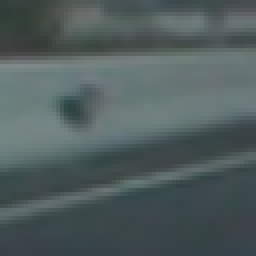
#> input picture Phase_2/data/non-vehicles/image1029.png, 64 x 64 px (shown 4 times larger)
$ python main.py Phase_2/data/non-vehicles/image1025.png Phase_2/data/non-vehicles/image1029.png Phase_2/data/non-vehicles/image1029.png   (older library calls are emulated)
#> lines starting #> are read from the running program, lines starting #| are printed output that depends on the picture; after the words box and inside, x2 and y2 are one past the last pixel; in counts of white or black regions, pixels touching at a corner belong together
#> in process_image, img is the input picture: shape (64, 64, 3) float32; mean R, G, B 0.315, 0.365, 0.367
### PerspectiveTransformation.py
import cv2
import numpy as np

class PerspectiveTransformation:
    """ This a class for transforming image between front view and top view

    Attributes:
        src (np.array): Coordinates of 4 source points
        dst (np.array): Coordinates of 4 destination points
        M (np.array): Matrix to transform image from front view to top view
        M_inv (np.array): Matrix to transform image from top view to front view
    """
    def __init__(self):
        """Init PerspectiveTransformation."""
        self.src = np.float32([(550, 460),     # top-left
                               (150, 720),     # bottom-left
                               (1200, 720),    # bottom-right
                               (770, 460)])    # top-right
        self.dst = np.float32([(100, 0),
                               (100, 720),
                               (1100, 720),
                               (1100, 0)])
        self.M = cv2.getPerspectiveTransform(self.src, self.dst)
        self.M_inv = cv2.getPerspectiveTransform(self.dst, self.src)

    def forward(self, img, img_size=(1280, 720), flags=cv2.INTER_LINEAR):
        """ Take a front view image and transform to top view

        Parameters:
            img (np.array): A front view image
            img_size (tuple): Size of the image (width, height)
            flags : flag to use in cv2.warpPerspective()

        Returns:
            Image (np.array): Top view image
        """
#> called with img_size = (1280, 720), flags = 1
        return cv2.warpPerspective(img, self.M, img_size, flags=flags)
#> returned value: shape (720, 1280, 3) float32; every value is 0
#> in forward, `h_channel = hls[:,:,0]`: h_channel: shape (720, 1280) float32; every value is 0

    # [12 lines left out: function backward, not called in this run]

### Thresholding.py
import cv2
import numpy as np
import matplotlib.pyplot as plt

def threshold_rel(img, lo, hi):
#> called with lo = 0.8, hi = 1
    vmin = np.min(img)
#> vmin = 0
    vmax = np.max(img)
#> vmax = 0

    vlo = vmin + (vmax - vmin) * lo
#> vlo = 0
    vhi = vmin + (vmax - vmin) * hi
#> vhi = 0
    return np.uint8((img >= vlo) & (img <= vhi)) * 255
#> returned value: shape (720, 1280); every value is 255

def threshold_abs(img, lo, hi):
    return np.uint8((img >= lo) & (img <= hi)) * 255

class Thresholding:
    """ This class is for extracting relevant pixels in an image.
    """
    def __init__(self):
        """ Init Thresholding."""
        pass

    def forward(self, img):
        """ Take an image and extract all relavant pixels.

        Parameters:
            img (np.array): Input image

        Returns:
            binary (np.array): A binary image represent all positions of relavant pixels.
        """
        hls = cv2.cvtColor(img, cv2.COLOR_RGB2HLS)
        hsv = cv2.cvtColor(img, cv2.COLOR_RGB2HSV)
        h_channel = hls[:,:,0]
        l_channel = hls[:,:,1]
        s_channel = hls[:,:,2]
        v_channel = hsv[:,:,2]

        right_lane = threshold_rel(l_channel, 0.8, 1.0)
        # darkened the right lane -- > b2a wade7 aktar
        right_lane[:,:750] = 0
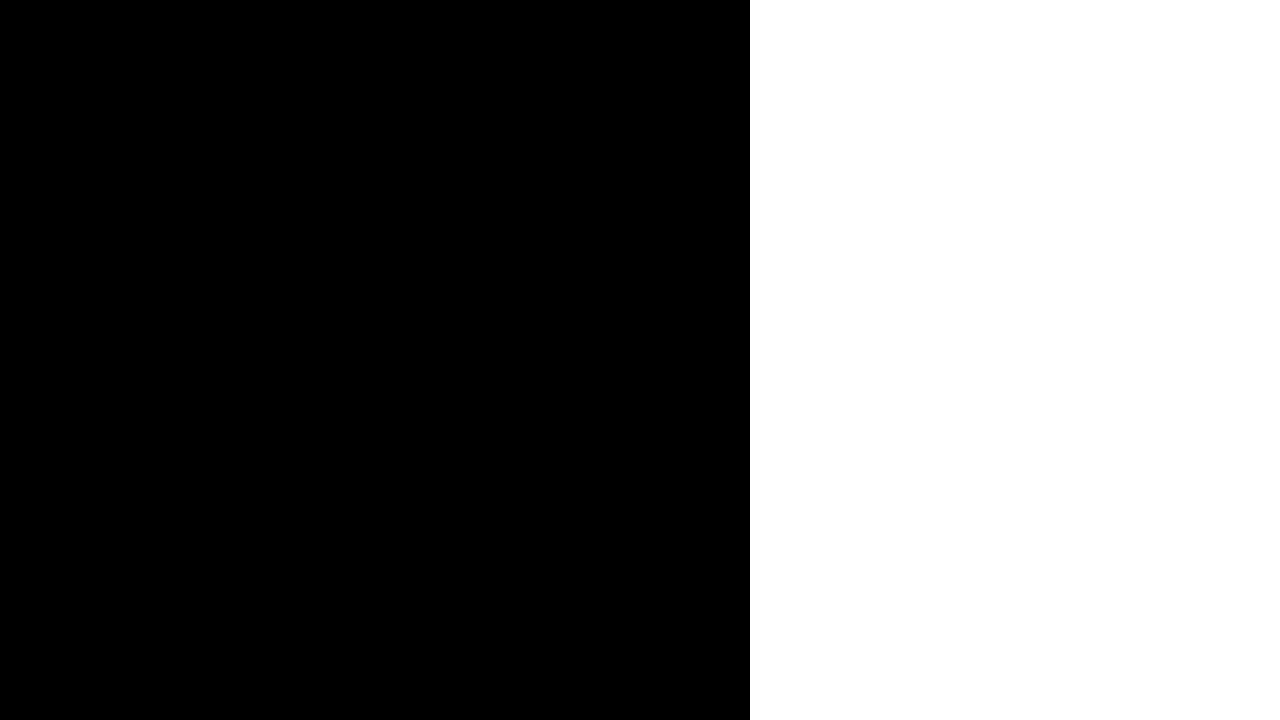
#> right_lane: shape (720, 1280); 41.4% white; 1 white region, box (x1, y1, x2, y2) and area: (750, 0, 1280, 720) 381600

        left_lane = threshold_abs(h_channel, 20, 30)
#> in threshold_abs, `return np.uint8((img >= lo) & (img <= hi)) * 255`: returned value: shape (720, 1280); every value is 0
        left_lane &= threshold_rel(v_channel, 0.7, 1.0)
        # Remove Noise on the right
        left_lane[:,550:] = 0
        img2 = left_lane | right_lane
        return img2

### LaneLines.py
from ctypes.wintypes import RGB
import cv2
import numpy as np
import matplotlib.image as mpimg
import matplotlib.pyplot as plt

def hist(img):
    bottom_half = img[img.shape[0]//2:,:]
    return np.sum(bottom_half, axis=0)

class LaneLines:
    """ Class containing information about detected lane lines.

    Attributes:
        left_fit (np.array): Coefficients of a polynomial that fit left lane line
        right_fit (np.array): Coefficients of a polynomial that fit right lane line
        parameters (dict): Dictionary containing all parameters needed for the pipeline
        debug (boolean): Flag for debug/normal mode
    """
    def __init__(self):
        """Init Lanelines.

        Parameters:
            left_fit (np.array): Coefficients of polynomial that fit left lane
            right_fit (np.array): Coefficients of polynomial that fit right lane
            binary (np.array): binary image
        """
        self.left_fit = None
        self.right_fit = None
        self.binary = None
        self.nonzero = None
        self.nonzerox = None
        self.nonzeroy = None

        # HYPERPARAMETERS
        # Number of sliding windows
        self.nwindows = 9
        # Width of the the windows +/- margin
        self.margin = 100
        # Mininum number of pixels found to recenter window
        self.minpix = 50

    def forward(self, img):
        """Take a image and detect lane lines.

        Parameters:
            img (np.array): An binary image containing relevant pixels

        Returns:
            Image (np.array): An RGB image containing lane lines pixels and other details
        """
        self.extract_features(img)
        return self.blind_search(img)

    # [18 lines left out: function pixels_in_window, not called in this run]

    def extract_features(self, img):
        """ Extract features from a binary image

        Parameters:
            img (np.array): A binary image
        """
        self.img = img
        # Height of of windows - based on nwindows and image shape
        self.window_height = np.int(img.shape[0]//self.nwindows)
#> self.window_height = 80

        # Identify the x and y positions of all nonzero pixel in the image
        self.nonzero = img.nonzero()
#> self.nonzero = 381600 positions, rows 0 to 719, columns 750 to 1279
        self.nonzerox = np.array(self.nonzero[1])
        self.nonzeroy = np.array(self.nonzero[0])

    def blind_search(self, b_img):
        """
        blind search - first frame, lost lane lines
        using histogram & sliding window
        """
        # Take a histogram of the bottom half of the image
        histogram = np.sum(b_img[int(b_img.shape[0] / 2):, :], axis=0)
#> histogram = 1280 values from 0 to 91800

        # Create output images to draw on and  visualize the result
        output = np.dstack((b_img, b_img, b_img))        # will carry green_rectangles image
        output2 = np.dstack((b_img, b_img, b_img)) * 255 # will carry lane-line highlighted image

        # Find the peak of the left and right halves of the histogram
        # These will be the starting point for the left and right lines
        midpoint = np.int(histogram.shape[0] / 2)
#> midpoint = 640
        start_leftX = np.argmax(histogram[:midpoint])
#> start_leftX = 0
        start_rightX = np.argmax(histogram[midpoint:]) + midpoint
#> start_rightX = 750

        # Current positions to be updated for each window
        current_leftX = start_leftX
#> current_leftX = 0
        current_rightX = start_rightX
#> current_rightX = 750

        # Create empty lists to receive left and right lane pixel indices
        win_left_lane = []
        win_right_lane = []

        window_margin = self.margin

        # Step through the windows one by one
        for window in range(self.nwindows):
            # Identify window boundaries in x and y (and right and left)
            win_y_low = b_img.shape[0] - (window + 1) * self.window_height
            win_y_high = b_img.shape[0] - window * self.window_height
            win_leftx_min = current_leftX - window_margin
            win_leftx_max = current_leftX + window_margin
            win_rightx_min = current_rightX - window_margin
            win_rightx_max = current_rightX + window_margin

            # Draw the windows on the visualized image
            cv2.rectangle(output, (win_leftx_min, win_y_low), (win_leftx_max, win_y_high), (0, 255, 0), 2)
            cv2.rectangle(output, (win_rightx_min, win_y_low), (win_rightx_max, win_y_high), (0, 255, 0), 2)

            # Identify the nonzero pixels in x and y within the window
            left_window_inds = ((self.nonzeroy >= win_y_low) & (self.nonzeroy <= win_y_high) & (self.nonzerox >= win_leftx_min) & (
                self.nonzerox <= win_leftx_max)).nonzero()[0]
            right_window_inds = ((self.nonzeroy >= win_y_low) & (self.nonzeroy <= win_y_high) & (self.nonzerox >= win_rightx_min) & (
                self.nonzerox <= win_rightx_max)).nonzero()[0]
            # Append these indices to the lists
            win_left_lane.append(left_window_inds)
            win_right_lane.append(right_window_inds)

            # If you found > minpix pixels, recenter next window on their mean position
            if len(left_window_inds) > self.minpix:
                current_leftX = np.int(np.mean(self.nonzerox[left_window_inds]))
            if len(right_window_inds) > self.minpix:
                current_rightX = np.int(np.mean(self.nonzerox[right_window_inds]))
#> this loop made 9 passes
#> (win_rightx_min, win_rightx_max, current_rightX) on passes 1 to 9: (650, 850, 800), (700, 900, 825), (725, 925, 837), (737, 937, 843), (743, 943, 846), (746, 946, 848), (748, 948, 849), (749, 949, 849), (749, 949, 849)
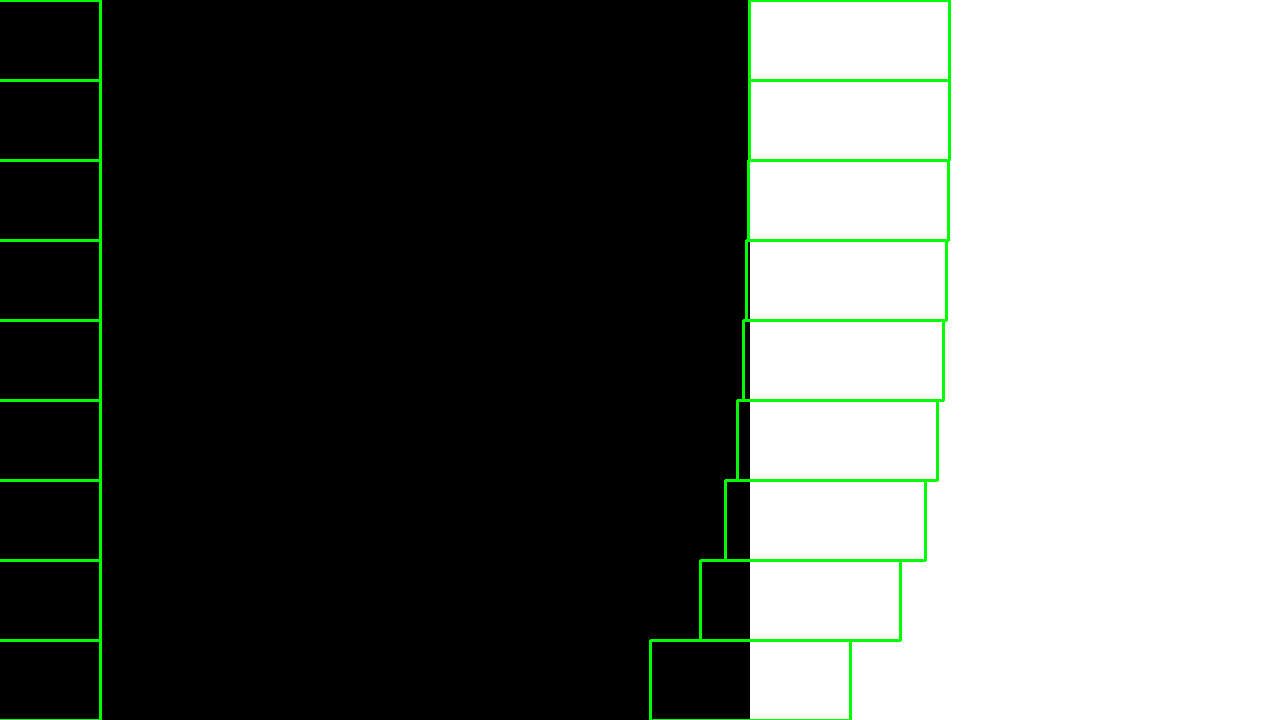
#> output: shape (720, 1280, 3); mean of channels 0, 1, 2 103.6, 107.7, 103.6; drawn as R, G, B
#> after the loop, win_left_lane = [empty array, empty array, empty array, empty array, empty array, empty array, empty array, empty array, empty array]; win_right_lane = 9 items

         # Concatenate the arrays of indices
        win_left_lane = np.concatenate(win_left_lane)
#> win_left_lane = empty array
        win_right_lane = np.concatenate(win_right_lane)

        # Extract left and right line pixel positions
        leftx, lefty = self.nonzerox[win_left_lane], self.nonzeroy[win_left_lane]
#> leftx = empty array; lefty = empty array
        rightx, righty = self.nonzerox[win_right_lane], self.nonzeroy[win_right_lane]

        if len(lefty) > 1500:
            self.left_fit = np.polyfit(lefty, leftx, 2)
        if len(righty) > 1500:
            self.right_fit = np.polyfit(righty, rightx, 2)
#> self.right_fit = [-0.000184, 0.0736, 844.3]

        # Generate x and y values for plotting
        maxy = b_img.shape[0] - 1
#> maxy = 719
        miny = b_img.shape[0] // 3
#> miny = 240
        if len(lefty):
            maxy = max(maxy, np.max(lefty))
            miny = min(miny, np.min(lefty))

        if len(righty):
            maxy = max(maxy, np.max(righty))
            miny = min(miny, np.min(righty))
#> miny = 0

        ploty = np.linspace(miny, maxy, b_img.shape[0])
#> ploty = 720 values from 0 to 719

#> (the run stopped early here; a loop or call above may not have finished)
